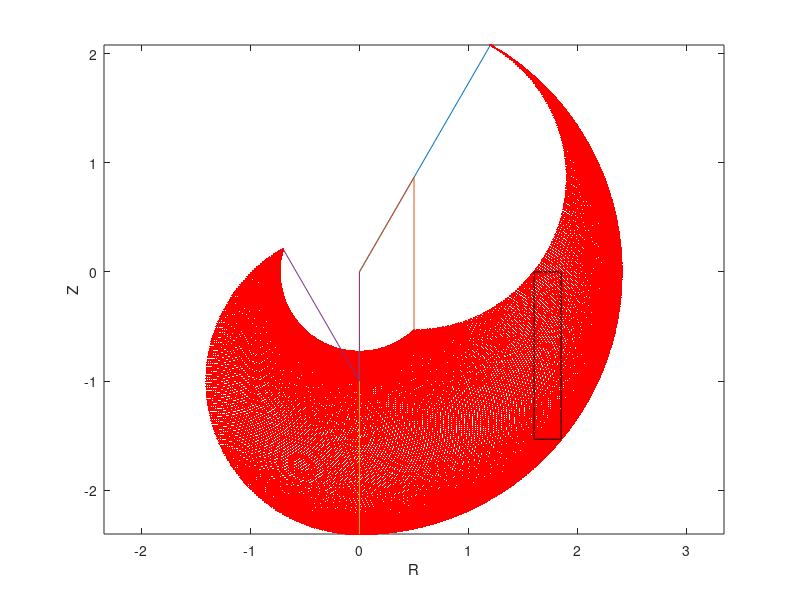

Write MATLAB code to recreate this figure.
L = [1, 1.4];
lim = [-70, -60, -90;
        70,  90,  60];

a2 = lim(1,2):1:lim(2,2);
a3 = (lim(1,3):1:lim(2,3))';

r = -L(2)*sind(a2 + a3) + L(1)*cosd(a2);
z = -L(2)*cosd(a2 + a3) - L(1)*sind(a2);

clf;
figure(1);
plot(reshape(r,1,[]), reshape(z,1,[]), 'r.');
axis equal;
hold on;
xlabel('R');
ylabel('Z');

a2 = [lim(1,2); lim(1,2); lim(2,2); lim(2,2)];
a3 = [lim(1,3); lim(2,3); lim(1,3); lim(2,3)];
r = [0*a2, L(1)*cosd(a2), -L(2)*sind(a2 + a3) + L(1)*cosd(a2)];
z = [0*a2, - L(1)*sind(a2), -L(2)*cosd(a2 + a3) - L(1)*sind(a2)];
plot(r', z');

y = 0.5:.01:2;
yaw = (0:70)';
% y = 1/2./sind(yaw);
yaw = 30;
y = 1.6;

rmax = y./cosd(yaw);
upper = -L(1)*sind(lim(1,2)) - sqrt(L(2)^2 - (y-L(1)*cosd(lim(1,2))).^2);
lower = -sqrt((L(1)+L(2))^2 - rmax.^2);
step = 2*y.*sind(yaw);
A = step.*(upper - lower);
plot([y, y, rmax, rmax, y], [upper, lower, lower, upper, upper], 'k');

% figure(2);
% plot(y, step, 'k');
% hold on;
% plot(y, upper, 'r');
% plot(y, lower, 'b');
% plot(y, A, 'm');
% figure(3);
% % step(abs(imag(A))>0) = 0;
% h = min(0,upper) - lower;
% h(abs(imag(h))>0) = 0;
% A(abs(imag(A))>0) = 0;
% imagesc(yaw, y, h');
% figure(4);
% imagesc(yaw, y, step');
% 
% 
% figure(5);
% imagesc(yaw, y, (step.*h)');

